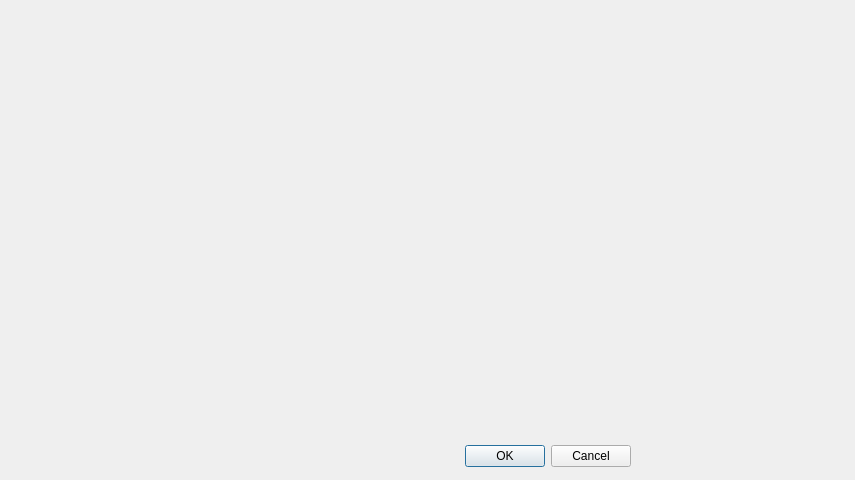
<?xml version="1.0" encoding="UTF-8"?>
<ui version="4.0">
 <class>RegionConfigDlg</class>
 <widget class="QDialog" name="RegionConfigDlg">
  <property name="geometry">
   <rect>
    <x>0</x>
    <y>0</y>
    <width>855</width>
    <height>480</height>
   </rect>
  </property>
  <property name="windowTitle">
   <string>Dialog</string>
  </property>
  <widget class="QDialogButtonBox" name="buttonBox">
   <property name="geometry">
    <rect>
     <x>10</x>
     <y>440</y>
     <width>621</width>
     <height>32</height>
    </rect>
   </property>
   <property name="orientation">
    <enum>Qt::Horizontal</enum>
   </property>
   <property name="standardButtons">
    <set>QDialogButtonBox::Cancel|QDialogButtonBox::Ok</set>
   </property>
  </widget>
 </widget>
 <resources/>
 <connections>
  <connection>
   <sender>buttonBox</sender>
   <signal>accepted()</signal>
   <receiver>RegionConfigDlg</receiver>
   <slot>accept()</slot>
   <hints>
    <hint type="sourcelabel">
     <x>248</x>
     <y>254</y>
    </hint>
    <hint type="destinationlabel">
     <x>157</x>
     <y>274</y>
    </hint>
   </hints>
  </connection>
  <connection>
   <sender>buttonBox</sender>
   <signal>rejected()</signal>
   <receiver>RegionConfigDlg</receiver>
   <slot>reject()</slot>
   <hints>
    <hint type="sourcelabel">
     <x>316</x>
     <y>260</y>
    </hint>
    <hint type="destinationlabel">
     <x>286</x>
     <y>274</y>
    </hint>
   </hints>
  </connection>
 </connections>
</ui>
